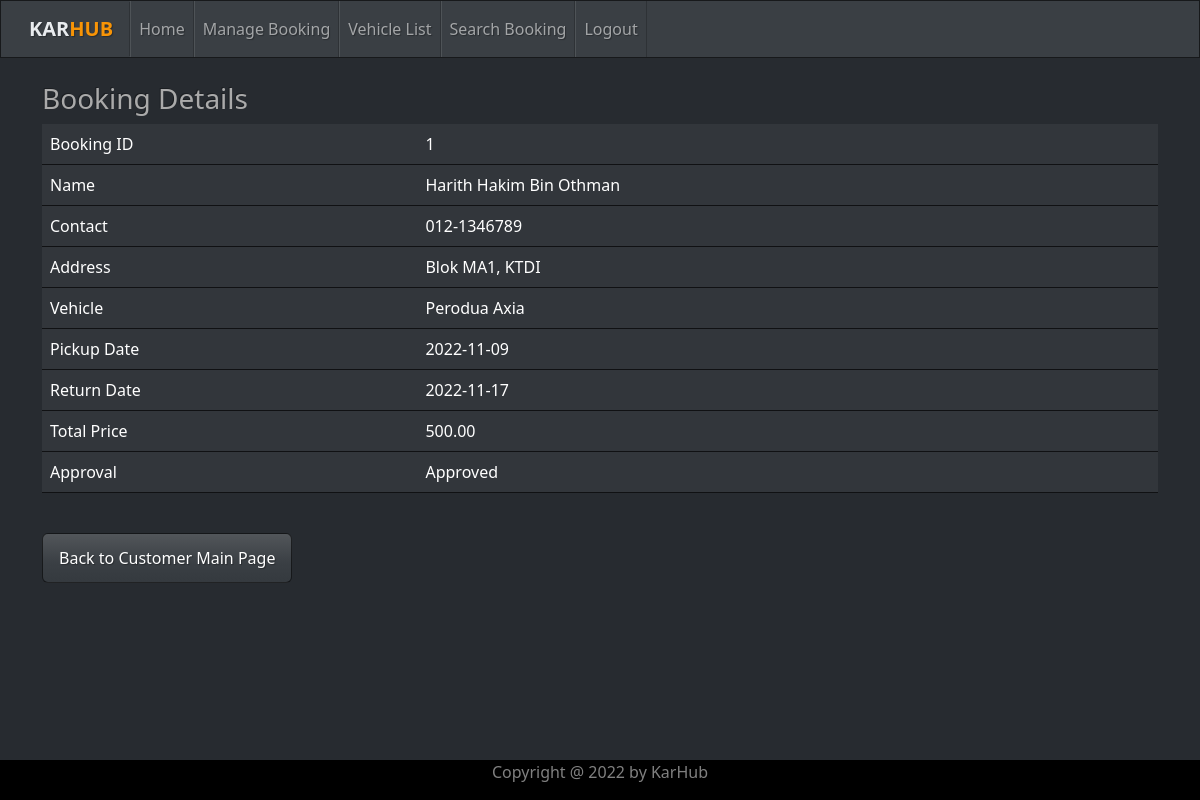
Page /adminviewbooking2.php?id=1 (signed in) on the committed database.
### tables this page shows
CREATE TABLE `tb_booking` (
  `b_id` int(11) NOT NULL,
  `b_customer` varchar(20) NOT NULL,
  `b_vehicle` varchar(20) NOT NULL,
  `b_pickupdate` date NOT NULL,
  `b_returndate` date NOT NULL,
  `b_totalprice` decimal(9,2) NOT NULL,
  `b_status` int(5) NOT NULL
);

CREATE TABLE `tb_users` (
  `u_id` varchar(15) NOT NULL COMMENT 'user_id',
  `u_pwd` varchar(50) NOT NULL COMMENT 'user_password',
  `u_name` varchar(200) NOT NULL COMMENT 'user_name',
  `u_address` varchar(200) DEFAULT NULL COMMENT 'user_address',
  `u_phone` varchar(20) NOT NULL COMMENT 'user_phone_number',
  `u_license` varchar(15) NOT NULL COMMENT 'user_license',
  `u_type` varchar(2) NOT NULL COMMENT 'user_type'
);

CREATE TABLE `tb_vehicle` (
  `vh_registration` varchar(20) NOT NULL,
  `vh_type` varchar(15) NOT NULL,
  `vh_model` varchar(15) NOT NULL,
  `vh_year` year(4) NOT NULL,
  `vh_price` decimal(9,2) NOT NULL
);

CREATE TABLE `tb_status` (
  `s_id` int(5) NOT NULL,
  `s_desc` varchar(20) NOT NULL
);

### adminviewbooking2.php (the view, shortened to what this page needs)
<?php
include 'headerstaff.php';
if(isset($_GET['id']))
{
    $bid = $_GET['id'];
}
$sql = "SELECT * FROM tb_booking
        LEFT JOIN tb_vehicle ON tb_booking.b_vehicle = tb_vehicle.vh_registration
        JOIN tb_status ON tb_booking.b_status = tb_status.s_id
        LEFT JOIN tb_users ON tb_booking.b_customer = tb_users.u_id
        WHERE b_id='$bid'";
$result = mysqli_query($con,$sql);
$row = mysqli_fetch_array($result);
?>
<div class="container">
<br><h3>Booking Details</h3>
<form class="form-horizontal" method="POST" action="staff.php">
    <table class="table table-hover">
        <tr>
            <td>Booking ID</td>
            <td><?php echo $bid;?></td>
        </tr>
        <tr>
            <td>Name</td>
            <td><?php echo $row['u_name'];?></td>
        </tr>
        <tr>
            <td>Contact</td>
            <td><?php echo $row['u_phone'];?></td>
        </tr>
        <tr>
            <td>Address</td>
            <td><?php echo $row['u_address'];?></td>
        </tr>
        <tr>
            <td>Vehicle</td>
            <td><?php echo $row['vh_model'];?></td>
        </tr>
        <tr>
            <td>Pickup Date</td>
            <td><?php echo $row['b_pickupdate'];?></td>
        </tr>
        <tr>
            <td>Return Date</td>
            <td><?php echo $row['b_returndate'];?></td>
        </tr>
        <tr>
            <td>Total Price</td>
            <td><?php echo $row['b_totalprice'];?></td>
        </tr>
        <tr>
            <td>Approval</td>
            <td><?php echo $row['s_desc'];?></td>
        </tr>
    </table>
    <br>
    <button type="submit" class="btn btn-primary">Back to Customer Main Page</button>
</form>
<br><br>
</div>
<?php include 'footer.php'; ?>

### rows in the picture
tb_booking: b_customer.u_name "Harith Hakim Bin Othman", b_customer.u_phone "012-1346789", b_customer.u_address "Blok MA1, KTDI", b_vehicle.vh_model "Perodua Axia", b_pickupdate "2022-11-09", b_returndate "2022-11-17", b_totalprice "500.00", b_status.s_desc "Approved"

### other values in the picture
$bid "1"
